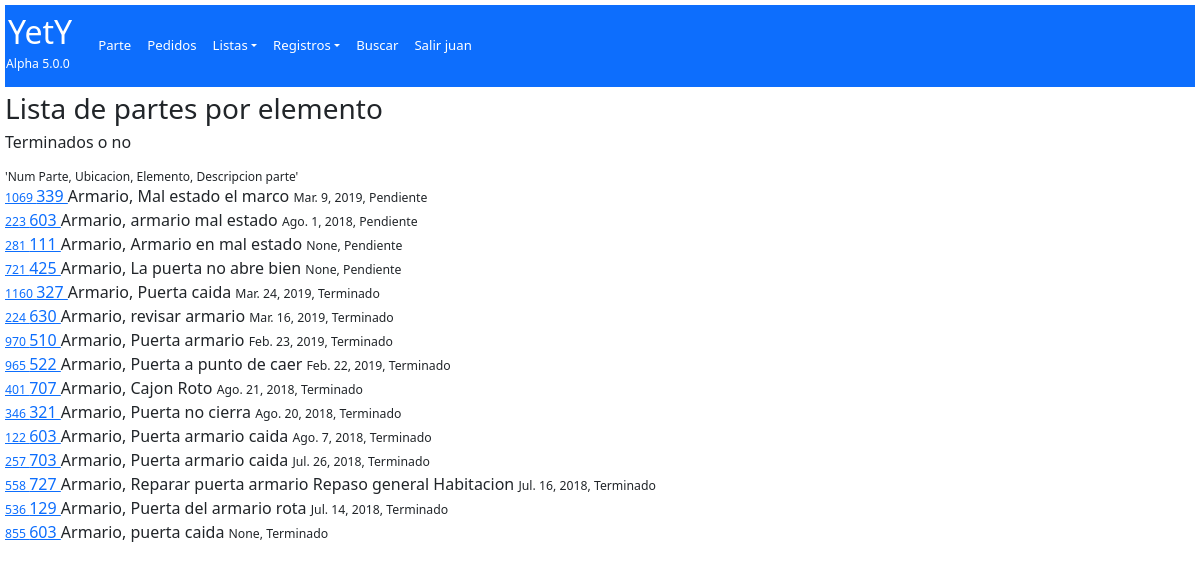
The app's page /partes/elemento/Armario (signed in), older data.
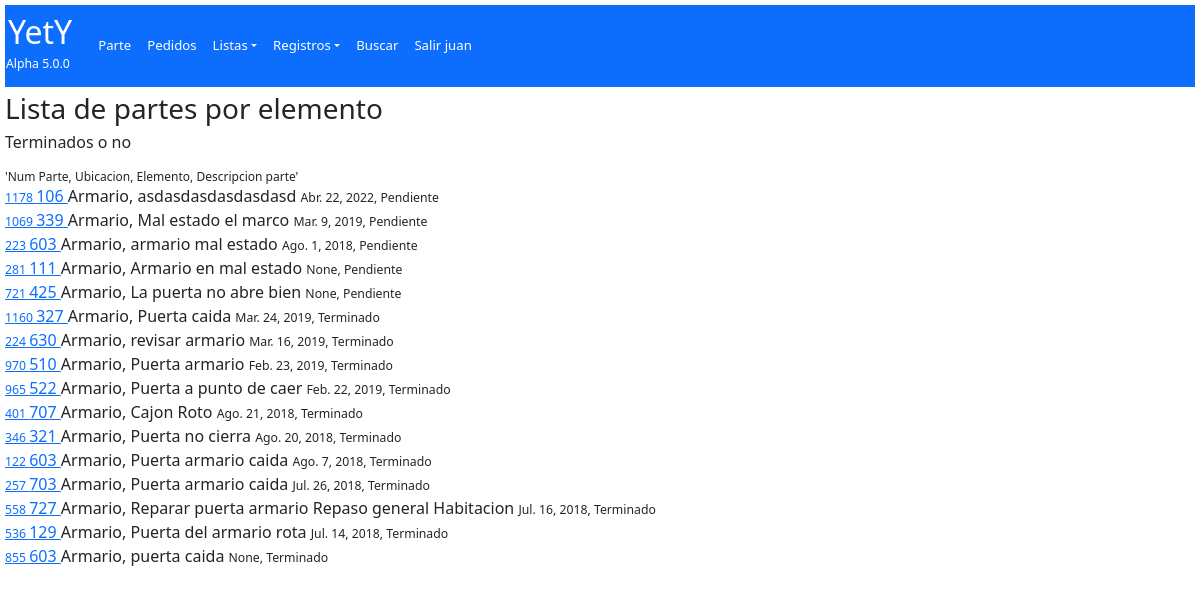
The same page, newer data.
### partes/models.py (models this page shows, shortened)
class Ot_Parte(models.Model):
    num_ot=models.AutoField(primary_key=True, verbose_name='numero de Ot', help_text="numero de orden de trabajo")
    ubicacion_ot=models.ForeignKey('Ot_Ubicaciones',max_length=30,verbose_name='Ubicación', help_text="Numero de Habitación o ubicación",on_delete=models.SET_NULL,null=True)
    elemento_ot =models.ForeignKey('Ot_Elementos',  max_length=30,verbose_name='Elemento',  help_text="Elemento, Objeto o Aparato",      on_delete=models.SET_NULL,null=True)
    descripcion_ot=models.CharField(max_length=300,verbose_name='Descripción', help_text="Descripción del problema")
    fecha_ot=models.DateField(auto_now_add=True,verbose_name='Fecha del parte')
    fecha_cambio_ot=models.DateField(auto_now=True,verbose_name='Fecha del ultimo cambio')
    fecha_hora_cambio_ot=models.DateTimeField(auto_now=True,verbose_name='Fecha y hora del ultimo cambio')
    PRIORIDADES=(('1','Urgente') ,('2','Provoca daños') , ('3','Molesta al cliente' ), ('4', 'Mala imagen' ),('5','Legal'))
    prioridad_ot=models.CharField(max_length=30, blank=True, default='1',choices=PRIORIDADES)
    ESTADOS_DE_OT=[ ('Pendiente','Pendiente'),('En Curso','En Curso'),('Terminado','Terminado'), ("Inversion","Inversion"), ('En espera','En espera'), ("Otro","Otro")]
    estado_ot=models.CharField (max_length=30,default='Pendiente', choices=ESTADOS_DE_OT)
    RECURSOS_PROP_O_EXT=[('Propios','Recursos Propios'), ('externos','Recursos externos'),('mixtos','mixtos') ]
    recursos_ot=models.CharField (max_length=30,default='Propios', choices=RECURSOS_PROP_O_EXT)#(Recursos propios o externos)
    etiqueta_ot=models.CharField( default='',blank=True, max_length=30,help_text="Poner una etiqueta a este parte")
    notas_ot=models.CharField(default='',max_length=30, blank=True, help_text="Poner una nota a este parte") #        falta por definir (Nota para relacionar)
    CORRECTIVO_PREVENTIVO_LEGAL_SERVICIO=[('Correctivo','Correctivo'),('Preventivo','Preventivo'),('Legal','Legal'),('Servicio o Ayuda','Servicio o Ayuda'),('Atencion cliente','Atencion cliente')]
    tipo_aviso_ot=models.CharField(max_length=30,default='Correctivo',choices=CORRECTIVO_PREVENTIVO_LEGAL_SERVICIO) # correctivo, preventivo, servicio
    class Meta:
        ordering = ["-num_ot"]

class Ot_Ubicaciones(models.Model):
    ubicacion_ub=models.CharField(primary_key=True, max_length=30)
    class Meta:
        ordering = ['ubicacion_ub']
    def __str__(self):
        return '{}'.format(self.ubicacion_ub)

class Ot_Elementos(models.Model):
    elemento_el=models.CharField(primary_key=True, max_length=30)
    class Meta:
        ordering = ["elemento_el"]
    def __str__(self):
        return '{}'.format(self.elemento_el)

### partes/views.py (the view)
@login_required
def PartesPorElemento (request, element):
    los_partes =Ot_Parte.objects.filter(elemento_ot=element).order_by('estado_ot','-fecha_cambio_ot','-fecha_hora_cambio_ot','ubicacion_ot')
    listado = {'los_partes':los_partes}
    return render (request,'ot_parte_list_elemento.html', listado)

### partes/templates/ot_parte_list_elemento.html
<!doctype html>
<html lang="es">
{% extends "inicio.html" %}
{% block content %}
  <ul class="list-unstyled">
        <h3>Lista de partes por elemento</h3>
        <h6>Terminados o no</h6>
        <sub> 'Num Parte, Ubicacion, Elemento, Descripcion parte' </sub>
      {% for los_partes in los_partes %}
        <li>
                <a href='/partes/{{ los_partes.num_ot }}'> <small> <small> {{ los_partes.num_ot }} </small> </small> </a>
                <a href="/partes/ubicacion/{{ los_partes.ubicacion_ot }} ">  {{ los_partes.ubicacion_ot }} </a>
                {{ los_partes.elemento_ot }},
                {{ los_partes.descripcion_ot }}
                <small><small>{{ los_partes.fecha_cambio_ot}}, {{ los_partes.estado_ot}}</small></small>
        </li>
      {% endfor %}
  </ul>
{% endblock %}

Row changes from the older to the newer data that the page shows:
added Ot_Parte: num_ot "1178", ubicacion_ot "106", elemento_ot "Armario", descripcion_ot "asdasdasdasdasdasd", fecha_cambio_ot "Abr. 22, 2022", estado_ot "Pendiente"
